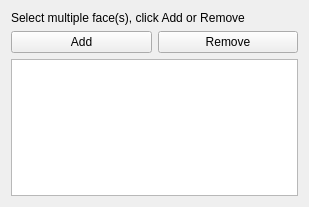
<?xml version="1.0" encoding="UTF-8"?>
<ui version="4.0">
 <class>TaskFemConstraintFixed</class>
 <widget class="QWidget" name="TaskFemConstraintFixed">
  <property name="geometry">
   <rect>
    <x>0</x>
    <y>0</y>
    <width>309</width>
    <height>207</height>
   </rect>
  </property>
  <property name="windowTitle">
   <string>Form</string>
  </property>
  <layout class="QVBoxLayout" name="verticalLayout">
   <item>
    <widget class="QLabel" name="lbl_info">
     <property name="text">
      <string>Select multiple face(s), click Add or Remove</string>
     </property>
    </widget>
   </item>
   <item>
    <layout class="QHBoxLayout" name="hLayout1">
     <item>
      <widget class="QPushButton" name="btnAdd">
       <property name="text">
        <string>Add</string>
       </property>
      </widget>
     </item>
     <item>
      <widget class="QPushButton" name="btnRemove">
       <property name="text">
        <string>Remove</string>
       </property>
      </widget>
     </item>
    </layout>
   </item>
   <item>
    <widget class="QListWidget" name="lw_references"/>
   </item>
  </layout>
 </widget>
 <resources/>
 <connections/>
</ui>
